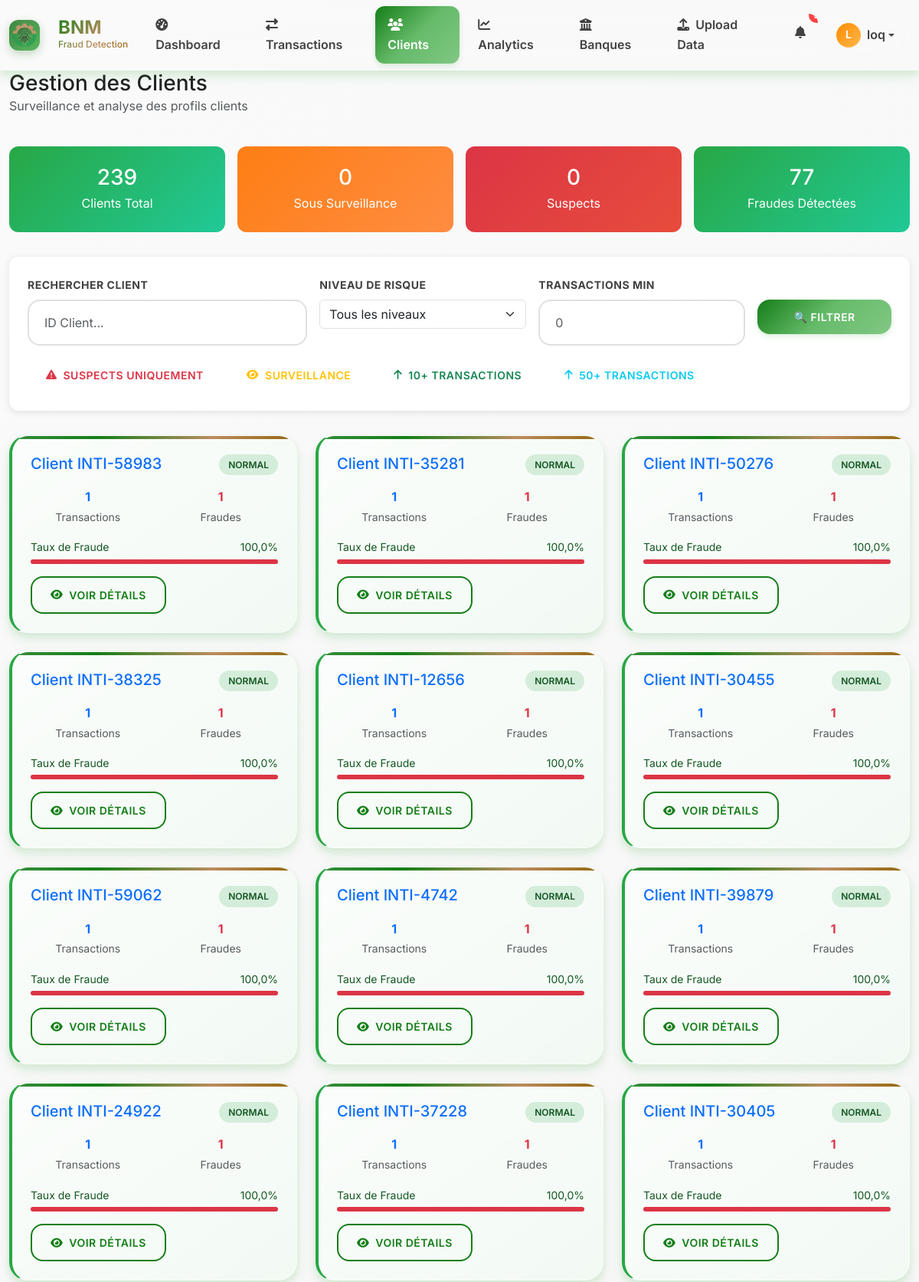
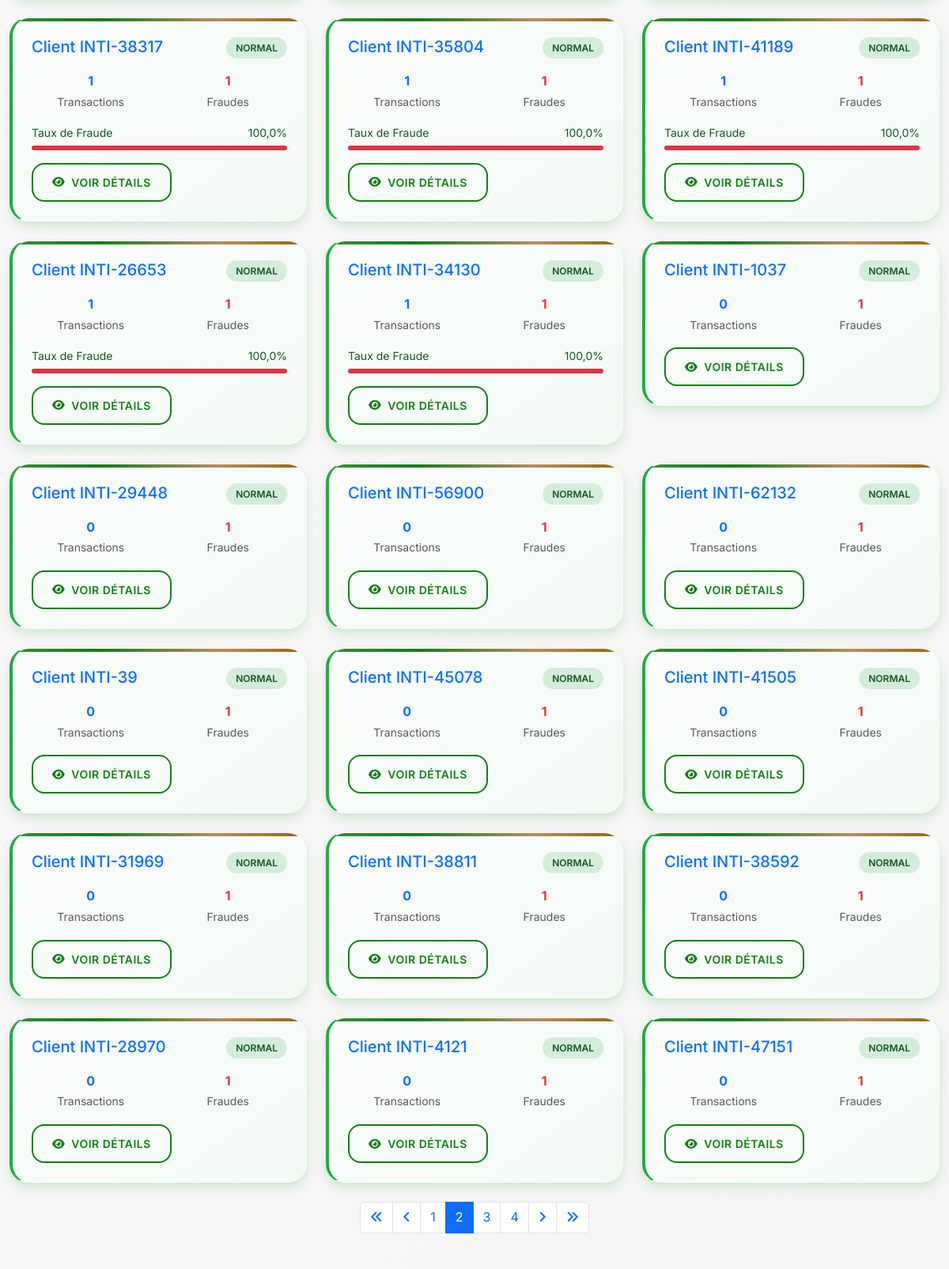
Screenshot of /clients/?page=2 (signed in, upper part) with the database file from the repository (2 pictures, top to bottom).
### fraud_detection/models.py (models this page shows, shortened)
class CustomUser(AbstractUser):
    department = models.CharField(max_length=50, blank=True)
    last_login_ip = models.GenericIPAddressField(null=True, blank=True)
    created_at = models.DateTimeField(auto_now_add=True)

class Client(models.Model):
    RISK_LEVELS = [
        ('NORMAL', 'Normal'),
        ('WATCH', 'Surveillance'),
        ('SUSPECT', 'Suspect')
    ]
    client_id = models.CharField(max_length=50, unique=True, verbose_name="ID Client")
    total_transactions_sent = models.IntegerField(default=0)
    total_transactions_received = models.IntegerField(default=0)
    total_amount_sent = models.DecimalField(max_digits=15, decimal_places=2, default=0)
    total_amount_received = models.DecimalField(max_digits=15, decimal_places=2, default=0)
    avg_transaction_amount = models.DecimalField(max_digits=15, decimal_places=2, default=0)
    max_transaction_amount = models.DecimalField(max_digits=15, decimal_places=2, default=0)
    min_transaction_amount = models.DecimalField(max_digits=15, decimal_places=2, default=0)
    most_common_transaction_type = models.CharField(max_length=3, blank=True)
    unique_banks_used = models.IntegerField(default=0)
    self_transfers_count = models.IntegerField(default=0)
    failed_transactions_count = models.IntegerField(default=0)
    fraud_transactions_count = models.IntegerField(default=0)
    most_active_hour = models.IntegerField(null=True, blank=True)
    most_active_day = models.IntegerField(null=True, blank=True)
    weekend_transactions = models.IntegerField(default=0)
    night_transactions = models.IntegerField(default=0)  # 22h-6h
    risk_score = models.FloatField(default=0.0)
    risk_level = models.CharField(max_length=10, choices=RISK_LEVELS, default='NORMAL')
    claude_risk_assessment = models.TextField(blank=True, verbose_name="Évaluation IA")
    claude_risk_level = models.CharField(
        max_length=15,
        choices=RISK_LEVELS,
        default='NORMAL',
        verbose_name="Niveau Risque IA"
    )
    claude_behavioral_patterns = models.JSONField(null=True, blank=True, verbose_name="Patterns Comportementaux")
    claude_last_analyzed = models.DateTimeField(null=True, blank=True)
    first_transaction_date = models.DateTimeField(null=True, blank=True)
    last_transaction_date = models.DateTimeField(null=True, blank=True)
    created_at = models.DateTimeField(auto_now_add=True)
    updated_at = models.DateTimeField(auto_now=True)
    fraud_rate = models.FloatField(default=0.0, verbose_name="Taux de Fraude (%)")
    class Meta:
        ordering = ['-fraud_transactions_count', '-total_transactions_sent']
        verbose_name = "Client"
        verbose_name_plural = "Clients"
        indexes = [
            models.Index(fields=['risk_level']),
            models.Index(fields=['fraud_transactions_count']),
        ]

### fraud_detection/views.py (the view, shortened to what this page needs)
# urls.py: path('clients/', views.client_list_view, name='client_list'),
@login_required
def client_list_view(request):
    clients = Client.objects.order_by('-fraud_transactions_count', '-total_transactions_sent')
    search = request.GET.get('search')
    if search:
        clients = clients.filter(client_id__icontains=search)
    risk_level = request.GET.get('risk')
    if risk_level:
        clients = clients.filter(claude_risk_level=risk_level)
    min_transactions = request.GET.get('min_transactions')
    clients_watch_count = Client.objects.filter(claude_risk_level='WATCH').count()
    clients_suspect_count = Client.objects.filter(claude_risk_level='SUSPECT').count()
    total_fraud_transactions = Client.objects.aggregate(
        total=Sum('fraud_transactions_count'))['total'] or 0
    paginator = Paginator(clients, 30)
    page_number = request.GET.get('page')
    page_obj = paginator.get_page(page_number)
    context = {
        'page_obj': page_obj,
        'clients_watch_count': clients_watch_count,
        'clients_suspect_count': clients_suspect_count,
        'total_fraud_transactions': total_fraud_transactions,
        'current_filters': {
            'search': search,
            'risk': risk_level,
            'min_transactions': min_transactions
        }
    }
    return render(request, 'clients/list.html', context)

### templates/clients/list.html (shortened to what this page needs)
{% extends 'base/base.html' %}
{% load static %}
{% block content %}
<div class="container-fluid">
    <div class="d-flex justify-content-between align-items-center mb-4">
        <div>
            <h1 class="h3 mb-0">Gestion des Clients</h1>
            <p class="text-muted">Surveillance et analyse des profils clients</p>
        </div>
    </div>
    <div class="stats-grid">
        <div class="stat-card">
            <h3 class="mb-1">{{ page_obj.paginator.count }}</h3>
            <p class="mb-0">Clients Total</p>
        </div>
        <div class="stat-card orange">
            <h3 class="mb-1">{{ clients_medium_count|default:0 }}</h3>
            <p class="mb-0">Sous Surveillance</p>
        </div>
        <div class="stat-card red">
            <h3 class="mb-1">{{ clients_suspect_count|default:0 }}</h3>
            <p class="mb-0">Suspects</p>
        </div>
        <div class="stat-card">
            <h3 class="mb-1">{{ total_fraud_transactions|default:0 }}</h3>
            <p class="mb-0">Fraudes Détectées</p>
        </div>
    </div>
<div class="filter-section">
    <form method="GET" class="row g-3">
        <div class="col-md-4">
            <label class="form-label">Rechercher Client</label>
            <input type="text"
                   class="form-control"
                   name="search"
                   value="{{ request.GET.search|default:'' }}"
                   placeholder="ID Client...">
        </div>
        <div class="col-md-3">
            <label class="form-label">Niveau de Risque</label>
            <select class="form-select" name="risk">
                <option value="">Tous les niveaux</option>
            </select>
        </div>
        <div class="col-md-3">
            <label class="form-label">Transactions Min</label>
            <input type="number"
                   class="form-control"
                   name="min_transactions"
                   value="{{ request.GET.min_transactions|default:'' }}"
                   placeholder="0"
                   min="0">
        </div>
        <div class="col-md-2">
            <label class="form-label">&nbsp;</label>
            <div class="d-grid">
                <input type="submit" value="🔍 Filtrer" class="btn btn-primary">
            </div>
        </div>
    </form>
    <div class="mt-3">
        <div class="d-flex flex-wrap gap-2">
            <a href="?risk=SUSPECT" class="btn btn-sm btn-outline-danger">
                <i class="fas fa-exclamation-triangle"></i> Suspects Uniquement
            </a>
            <a href="?risk=medium" class="btn btn-sm btn-outline-warning">
                <i class="fas fa-eye"></i> Surveillance
            </a>
            <a href="?min_transactions=10" class="btn btn-sm btn-outline-success">
                <i class="fas fa-arrow-up"></i> 10+ Transactions
            </a>
            <a href="?min_transactions=50" class="btn btn-sm btn-outline-info">
                <i class="fas fa-arrow-up"></i> 50+ Transactions
            </a>
        </div>
    </div>
</div>
    <div class="row">
        {% for client in page_obj %}
        <div class="col-lg-6 col-xl-4 mb-4">
            <div class="card client-card risk-{{ client.claude_risk_level|lower }}">
                <div class="card-body">
                    <div class="d-flex justify-content-between align-items-start mb-3">
                        <h5 class="card-title mb-0">
                            <a href="{% url 'client_detail' client.client_id %}" class="text-decoration-none">
                                Client {{ client.client_id }}
                            </a>
                        </h5>
                        <span class="risk-badge risk-{{ client.claude_risk_level|lower }}">
                            {{ client.get_claude_risk_level_display }}
                        </span>
                    </div>
                    <div class="row text-center mb-3">
                        <div class="col-6">
                            <div class="fw-bold text-primary">{{ client.total_transactions_sent }}</div>
                            <small class="text-muted">Transactions</small>
                        </div>
                        <div class="col-6">
                            <div class="fw-bold text-danger">{{ client.fraud_transactions_count }}</div>
                            <small class="text-muted">Fraudes</small>
                        </div>
                    </div>
                    {% if client.fraud_transactions_count > 0 and client.total_transactions_sent > 0 %}
                    {% widthratio client.fraud_transactions_count client.total_transactions_sent 100 as fraud_rate %}
                    <div class="mb-3">
                        <div class="d-flex justify-content-between mb-1">
                            <small>Taux de Fraude</small>
                            <small>{{ fraud_rate|floatformat:1 }}%</small>
                        </div>
                        <div class="progress" style="height: 6px; background-color: #e9ecef;">
                            <div class="progress-bar bg-danger"
                                 style="width: {{ fraud_rate }}%; min-width: {% if fraud_rate > 0 and fraud_rate < 2 %}2%{% endif %};">
                            </div>
                        </div>
                    </div>
                    {% endif %}
                    <div class="mt-3">
                        <a href="{% url 'client_detail' client.client_id %}" class="btn btn-sm btn-outline-primary">
                            <i class="fas fa-eye"></i> Voir Détails
                        </a>
                    </div>
                </div>
            </div>
        </div>
        {% endfor %}
    </div>
    {% if page_obj.has_other_pages %}
    <nav aria-label="Pagination clients">
        <ul class="pagination justify-content-center">
            {% if page_obj.has_previous %}
                <li class="page-item">
                    <a class="page-link" href="?page=1{% for key, value in request.GET.items %}{% if key != 'page' %}&{{ key }}={{ value }}{% endif %}{% endfor %}">
                        <i class="fas fa-angle-double-left"></i>
                    </a>
                </li>
                <li class="page-item">
                    <a class="page-link" href="?page={{ page_obj.previous_page_number }}{% for key, value in request.GET.items %}{% if key != 'page' %}&{{ key }}={{ value }}{% endif %}{% endfor %}">
                        <i class="fas fa-angle-left"></i>
                    </a>
                </li>
            {% endif %}
            {% for num in page_obj.paginator.page_range %}
                {% if page_obj.number == num %}
                    <li class="page-item active">
                        <span class="page-link">{{ num }}</span>
                    </li>
                {% elif num > page_obj.number|add:'-3' and num < page_obj.number|add:'3' %}
                    <li class="page-item">
                        <a class="page-link" href="?page={{ num }}{% for key, value in request.GET.items %}{% if key != 'page' %}&{{ key }}={{ value }}{% endif %}{% endfor %}">{{ num }}</a>
                    </li>
                {% endif %}
            {% endfor %}
            {% if page_obj.has_next %}
                <li class="page-item">
                    <a class="page-link" href="?page={{ page_obj.next_page_number }}{% for key, value in request.GET.items %}{% if key != 'page' %}&{{ key }}={{ value }}{% endif %}{% endfor %}">
                        <i class="fas fa-angle-right"></i>
                    </a>
                </li>
                <li class="page-item">
                    <a class="page-link" href="?page={{ page_obj.paginator.num_pages }}{% for key, value in request.GET.items %}{% if key != 'page' %}&{{ key }}={{ value }}{% endif %}{% endfor %}">
                        <i class="fas fa-angle-double-right"></i>
                    </a>
                </li>
            {% endif %}
        </ul>
    </nav>
    {% endif %}
</div>
{% endblock %}

### templates/base/base.html (shortened to what this page needs)
{% load static %}
<!DOCTYPE html>
<html lang="fr">
<head>
    <link href="https://cdn.jsdelivr.net/npm/bootstrap@5.3.0/dist/css/bootstrap.min.css" rel="stylesheet">
    <link rel="stylesheet" href="https://cdnjs.cloudflare.com/ajax/libs/font-awesome/6.4.0/css/all.min.css">
    {% load static %}
    <link rel="stylesheet" href="{% static 'css/BNM-enhanced.css' %}">
</head>
<body>
    <nav class="navbar navbar-expand-lg navbar-light sticky-top">
        <div class="container-fluid">
            <a class="navbar-brand d-flex align-items-center" href="{% url 'dashboard' %}">
                <div class="navbar-brand-logo"><img src="{% static 'images/image.png' %}" alt=""></div>
                <div>
                    <div style="font-size: 1.5rem; font-weight: 700; line-height: 1;">BNM</div>
                    <div style="font-size: 0.75rem; color: #757575; font-weight: 500;">Fraud Detection</div>
                </div>
            </a>
            <div class="collapse navbar-collapse" id="navbarNav">
                <ul class="navbar-nav me-auto">
                    <li class="nav-item">
                        <a class="nav-link {% if request.resolver_match.url_name == 'dashboard' %}active{% endif %}" href="{% url 'dashboard' %}">
                            <i class="fas fa-tachometer-alt me-2"></i>Dashboard
                        </a>
                    </li>
                    <li class="nav-item">
                        <a class="nav-link {% if 'transaction' in request.resolver_match.url_name %}active{% endif %}" href="{% url 'transaction_list' %}">
                            <i class="fas fa-exchange-alt me-2"></i>Transactions
                        </a>
                    </li>
                    <li class="nav-item">
                        <a class="nav-link {% if 'client' in request.resolver_match.url_name %}active{% endif %}" href="{% url 'client_list' %}">
                            <i class="fas fa-users me-2"></i>Clients
                        </a>
                    </li>
                    <li class="nav-item">
                        <a class="nav-link {% if 'analytics' in request.resolver_match.url_name %}active{% endif %}" href="{% url 'analytics' %}">
                            <i class="fas fa-chart-line me-2"></i>Analytics
                        </a>
                    </li>
                    <li class="nav-item">
                        <a class="nav-link {% if 'bank' in request.resolver_match.url_name %}active{% endif %}" href="{% url 'bank_list' %}">
                            <i class="fas fa-university me-2"></i>Banques
                        </a>
                    </li>
                    <li class="nav-item">
                        <a class="nav-link {% if 'upload' in request.resolver_match.url_name %}active{% endif %}" href="{% url 'upload_csv' %}">
                            <i class="fas fa-upload me-2"></i>Upload Data
                        </a>
                    </li>
                </ul>
                <ul class="navbar-nav">
                    <li class="nav-item dropdown">
                        <a class="nav-link position-relative" href="#" id="notificationDropdown" role="button" data-bs-toggle="dropdown">
                            <i class="fas fa-bell"></i>
                            <span class="notification-badge">3</span>
                        </a>
                    </li>
                    <li class="nav-item dropdown">
                        <a class="nav-link dropdown-toggle d-flex align-items-center" href="#" id="userDropdown" role="button" data-bs-toggle="dropdown">
                            <div class="user-avatar">
                                {{ user.first_name.0|default:user.username.0|upper }}
                            </div>
                            <span class="d-none d-md-inline">{{ user.get_full_name|default:user.username }}</span>
                        </a>
                    </li>
                </ul>
            </div>
        </div>
    </nav>
    <main class="page-transition" id="mainContent">
        {% block content %}{% endblock %}
    </main>
</body>
</html>

### rows the page displays
CustomUser: first_name.0 "L", get_full_name "loq"
Client: client_id "INTI-58983", claude_risk_level "NORMAL", total_transactions_sent "1", fraud_transactions_count "1", fraud_rate "100,0", {{ fraud_rate }} 100 (drawn)
Client: client_id "INTI-35281", claude_risk_level "NORMAL", total_transactions_sent "1", fraud_transactions_count "1", fraud_rate "100,0", {{ fraud_rate }} 100 (drawn)
Client: client_id "INTI-50276", claude_risk_level "NORMAL", total_transactions_sent "1", fraud_transactions_count "1", fraud_rate "100,0", {{ fraud_rate }} 100 (drawn)
Client: client_id "INTI-38325", claude_risk_level "NORMAL", total_transactions_sent "1", fraud_transactions_count "1", fraud_rate "100,0", {{ fraud_rate }} 100 (drawn)
Client: client_id "INTI-12656", claude_risk_level "NORMAL", total_transactions_sent "1", fraud_transactions_count "1", fraud_rate "100,0", {{ fraud_rate }} 100 (drawn)
Client: client_id "INTI-30455", claude_risk_level "NORMAL", total_transactions_sent "1", fraud_transactions_count "1", fraud_rate "100,0", {{ fraud_rate }} 100 (drawn)
Client: client_id "INTI-59062", claude_risk_level "NORMAL", total_transactions_sent "1", fraud_transactions_count "1", fraud_rate "100,0", {{ fraud_rate }} 100 (drawn)
Client: client_id "INTI-4742", claude_risk_level "NORMAL", total_transactions_sent "1", fraud_transactions_count "1", fraud_rate "100,0", {{ fraud_rate }} 100 (drawn)
Client: client_id "INTI-39879", claude_risk_level "NORMAL", total_transactions_sent "1", fraud_transactions_count "1", fraud_rate "100,0", {{ fraud_rate }} 100 (drawn)
Client: client_id "INTI-24922", claude_risk_level "NORMAL", total_transactions_sent "1", fraud_transactions_count "1", fraud_rate "100,0", {{ fraud_rate }} 100 (drawn)
Client: client_id "INTI-37228", claude_risk_level "NORMAL", total_transactions_sent "1", fraud_transactions_count "1", fraud_rate "100,0", {{ fraud_rate }} 100 (drawn)
Client: client_id "INTI-30405", claude_risk_level "NORMAL", total_transactions_sent "1", fraud_transactions_count "1", fraud_rate "100,0", {{ fraud_rate }} 100 (drawn)
Client: client_id "INTI-38317", claude_risk_level "NORMAL", total_transactions_sent "1", fraud_transactions_count "1", fraud_rate "100,0", {{ fraud_rate }} 100 (drawn)
Client: client_id "INTI-35804", claude_risk_level "NORMAL", total_transactions_sent "1", fraud_transactions_count "1", fraud_rate "100,0", {{ fraud_rate }} 100 (drawn)
Client: client_id "INTI-41189", claude_risk_level "NORMAL", total_transactions_sent "1", fraud_transactions_count "1", fraud_rate "100,0", {{ fraud_rate }} 100 (drawn)
Client: client_id "INTI-26653", claude_risk_level "NORMAL", total_transactions_sent "1", fraud_transactions_count "1", fraud_rate "100,0", {{ fraud_rate }} 100 (drawn)
Client: client_id "INTI-34130", claude_risk_level "NORMAL", total_transactions_sent "1", fraud_transactions_count "1", fraud_rate "100,0", {{ fraud_rate }} 100 (drawn)
Client: client_id "INTI-1037", claude_risk_level "NORMAL", total_transactions_sent "0", fraud_transactions_count "1"
Client: client_id "INTI-29448", claude_risk_level "NORMAL", total_transactions_sent "0", fraud_transactions_count "1"
Client: client_id "INTI-56900", claude_risk_level "NORMAL", total_transactions_sent "0", fraud_transactions_count "1"
Client: client_id "INTI-62132", claude_risk_level "NORMAL", total_transactions_sent "0", fraud_transactions_count "1"
Client: client_id "INTI-39", claude_risk_level "NORMAL", total_transactions_sent "0", fraud_transactions_count "1"
Client: client_id "INTI-45078", claude_risk_level "NORMAL", total_transactions_sent "0", fraud_transactions_count "1"
Client: client_id "INTI-41505", claude_risk_level "NORMAL", total_transactions_sent "0", fraud_transactions_count "1"
Client: client_id "INTI-31969", claude_risk_level "NORMAL", total_transactions_sent "0", fraud_transactions_count "1"
Client: client_id "INTI-38811", claude_risk_level "NORMAL", total_transactions_sent "0", fraud_transactions_count "1"
Client: client_id "INTI-38592", claude_risk_level "NORMAL", total_transactions_sent "0", fraud_transactions_count "1"
Client: client_id "INTI-28970", claude_risk_level "NORMAL", total_transactions_sent "0", fraud_transactions_count "1"
Client: client_id "INTI-4121", claude_risk_level "NORMAL", total_transactions_sent "0", fraud_transactions_count "1"
Client: client_id "INTI-47151", claude_risk_level "NORMAL", total_transactions_sent "0", fraud_transactions_count "1"

### other values shown
{{ page_obj.paginator.count }} "239"
{{ clients_medium_count|default:0 }} "0"
{{ clients_suspect_count|default:0 }} "0"
{{ total_fraud_transactions|default:0 }} "77"
{{ num }} "1" "3" "4"
{{ num }} "2"
